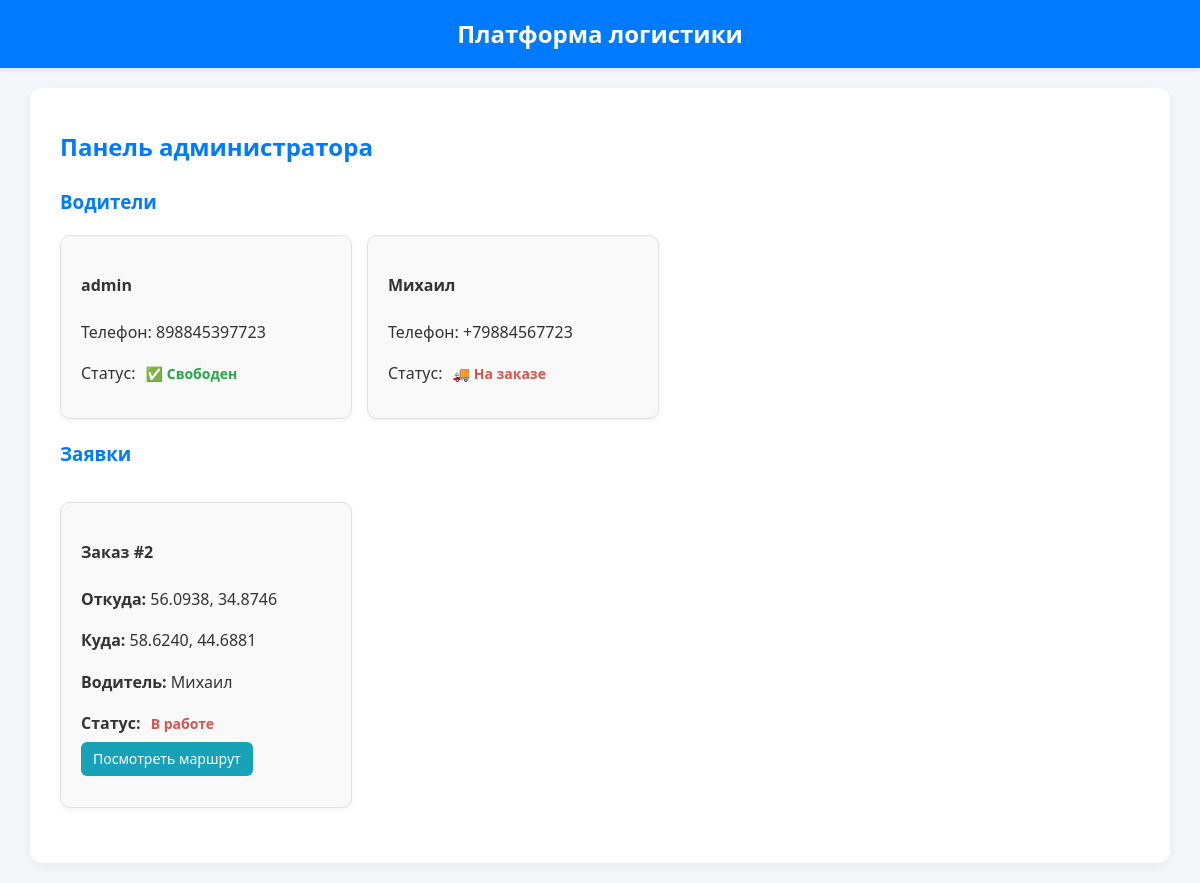
The app's page /admin-panel/, older data.
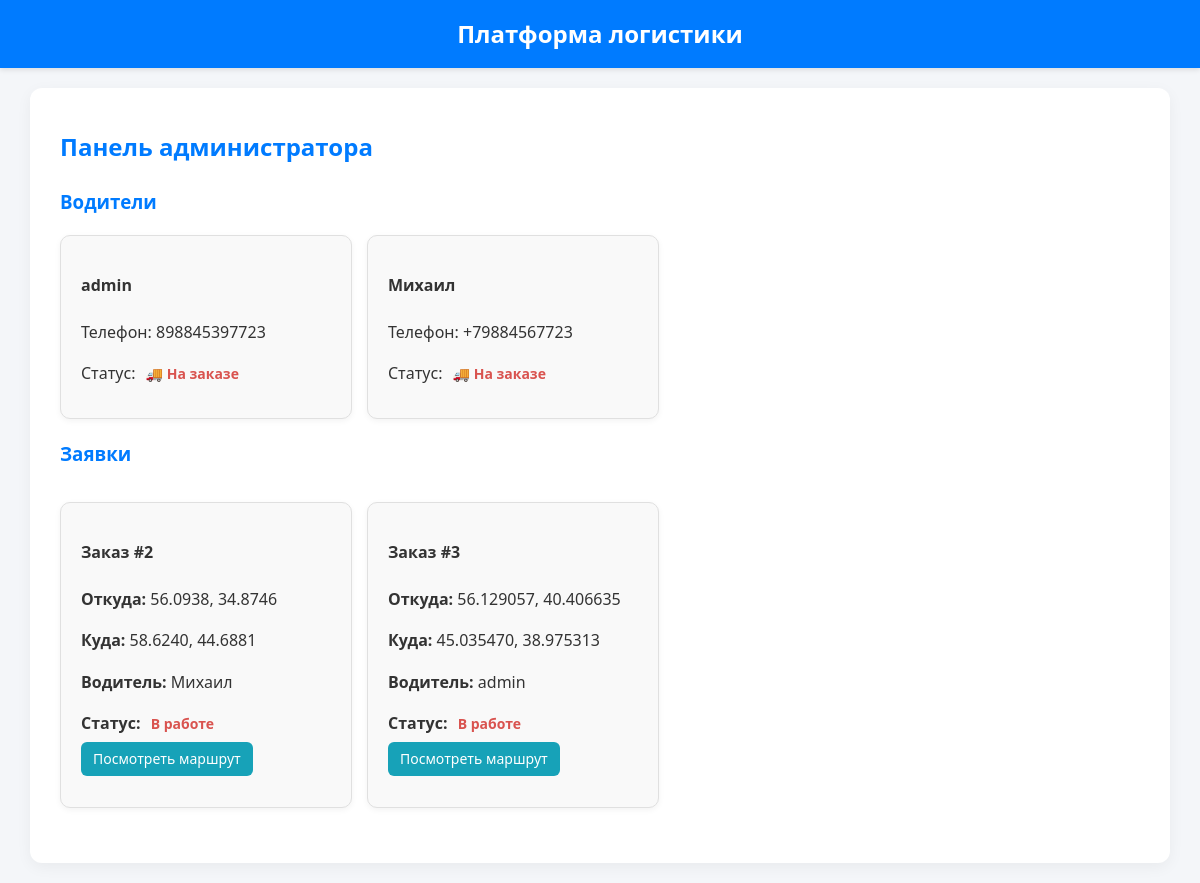
The same page, newer data.
### main/models.py (models this page shows, shortened)
class DriverProfile(models.Model):
    user = models.OneToOneField(User, on_delete=models.CASCADE)
    phone = models.CharField(max_length=20, blank=True)
    car_number = models.CharField(max_length=20, blank=True)
    @property
    def is_busy(self):
        return self.order_set.filter(status="in_progress").exists()

class Order(models.Model):
    STATUS_CHOICES = [
        ("new", "Новая"),
        ("assigned", "Назначена"),
        ("in_progress", "В пути"),
        ("completed", "Завершена"),
    ]
    manager = models.ForeignKey(User, on_delete=models.SET_NULL, null=True, related_name="created_orders")
    driver = models.ForeignKey(DriverProfile, on_delete=models.SET_NULL, null=True, blank=True)
    from_address = models.CharField(max_length=255)
    to_address = models.CharField(max_length=255)
    cargo = models.TextField()
    date = models.DateTimeField(auto_now_add=True)
    status = models.CharField(max_length=20, choices=STATUS_CHOICES, default="new")
    from_lat = models.FloatField(null=True, blank=True)
    from_lng = models.FloatField(null=True, blank=True)
    to_lat = models.FloatField(null=True, blank=True)
    to_lng = models.FloatField(null=True, blank=True)

### main/views.py (the view)
# urls.py: path("admin-panel/", views.admin_dashboard, name="admin_dashboard"),
def admin_dashboard(request):
    drivers = DriverProfile.objects.all()
    orders = Order.objects.all()
    return render(request, "admin_dashboard.html", {"drivers": drivers, "orders": orders})

### main/templates/admin_dashboard.html
{% extends "base.html" %}
{% block content %}
<h2>Панель администратора</h2>
<section class="admin-section">
  <h3>Водители</h3>
  <div class="cards-container">
    {% for driver in drivers %}
      <div class="card driver-card">
        <h4>{{ driver.user.username }}</h4>
        <p>Телефон: {{ driver.phone }}</p>
        <p>
          Статус:
          {% if driver.is_busy %}
            <span class="status busy">🚚 На заказе</span>
          {% else %}
            <span class="status free">✅ Свободен</span>
          {% endif %}
        </p>
      </div>
    {% empty %}
      <p>Нет водителей</p>
    {% endfor %}
  </div>
</section>
<section class="admin-section">
  <h3>Заявки</h3>
  <div class="cards-container">
    {% for order in orders %}
      <div class="card order-card">
        <h4>Заказ #{{ order.id }}</h4>
        <p><strong>Откуда:</strong> {{ order.from_address }}</p>
        <p><strong>Куда:</strong> {{ order.to_address }}</p>
        <p><strong>Водитель:</strong> {% if order.driver %}{{ order.driver.user.username }}{% else %}-{% endif %}</p>
        <p>
          <strong>Статус:</strong>
          {% if order.status == "new" %}
            <span class="status new">Новая</span>
          {% elif order.status == "in_progress" %}
            <span class="status busy">В работе</span>
            <a href="{% url 'order_map' order.id %}" class="btn btn-map">Посмотреть маршрут</a>
          {% else %}
            <span class="status completed">Завершена</span>
          {% endif %}
        </p>
      </div>
    {% empty %}
      <p>Заявок нет</p>
    {% endfor %}
  </div>
</section>
{% endblock %}

### main/templates/base.html (shortened to what this page needs)
{% load static %}
<!DOCTYPE html>
<html lang="ru">
<head>
  <link rel="stylesheet" href="{% static 'css/base.css' %}">
</head>
<body>
  <h1>Платформа логистики</h1>
  <div class="container">
    {% block content %}{% endblock %}
  </div>
</body>
</html>

### static/css/base.css (style rules this page uses)
body { margin: 0; font-family: "Segoe UI", Roboto, Arial, sans-serif; background: #f4f6f9; color: #333; line-height: 1.6; }
h1 { background: #007bff; color: #fff; padding: 15px 20px; margin: 0; text-align: center; font-size: 24px; box-shadow: 0 2px 5px rgba(0,0,0,0.1); }
.container { width: 90%; max-width: 1100px; margin: 20px auto; background: #fff; padding: 20px 30px; border-radius: 12px; box-shadow: 0 4px 15px rgba(0,0,0,0.05); }
h2, h3 { color: #007bff; margin-top: 20px; }
button, .btn { display: inline-block; background: #007bff; color: white; border: none; padding: 10px 18px; border-radius: 8px; cursor: pointer; font-size: 15px; transition: background 0.2s ease; }
.order-card { background: #f9f9f9; border: 1px solid #e0e0e0; padding: 20px; margin: 15px 0; border-radius: 10px; box-shadow: 0 2px 6px rgba(0,0,0,0.05); }
.admin-section { margin: 20px 0; }
.cards-container { display: flex; flex-wrap: wrap; gap: 15px; }
.card { background: #f9f9f9; border: 1px solid #e0e0e0; border-radius: 10px; padding: 15px 20px; width: 250px; box-shadow: 0 2px 6px rgba(0,0,0,0.05); transition: transform 0.2s ease, box-shadow 0.2s ease; }
.status { font-weight: 600; padding: 2px 6px; border-radius: 6px; font-size: 14px; }
.status.busy { color: #d9534f; }
.btn-map { display: inline-block; margin-top: 5px; background: #17a2b8; color: white; padding: 6px 12px; border-radius: 6px; text-decoration: none; font-size: 14px; transition: background 0.2s ease; }

Row changes from the older to the newer data that the page shows:
computed for DriverProfile "admin": text "✅ Свободен" → "🚚 На заказе"
added Order: id "3", from_address "56.129057, 40.406635", to_address "45.035470, 38.975313", driver.user.username "admin", status "В работе"
